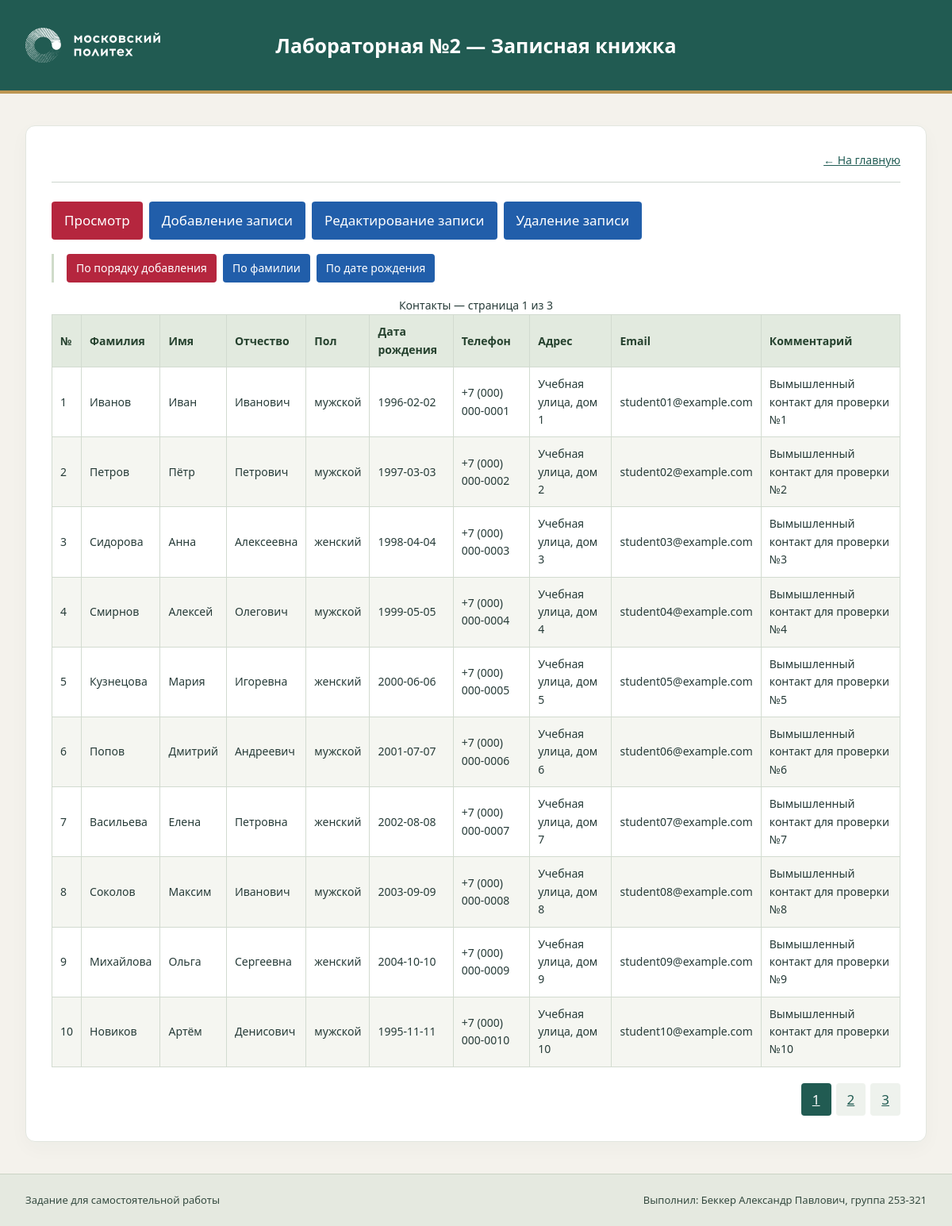
/lab2/index.php, run on the app's committed database.
### tables this page shows
CREATE TABLE IF NOT EXISTS contacts (
 id INT UNSIGNED AUTO_INCREMENT PRIMARY KEY,
 surname VARCHAR(100) NOT NULL,
 name VARCHAR(100) NOT NULL,
 patronymic VARCHAR(100) NOT NULL DEFAULT '',
 gender VARCHAR(20) NOT NULL DEFAULT 'не указан',
 birth_date DATE NULL,
 phone VARCHAR(40) NOT NULL DEFAULT '',
 address VARCHAR(255) NOT NULL DEFAULT '',
 email VARCHAR(254) NOT NULL DEFAULT '',
 comment TEXT NOT NULL,
 INDEX idx_contacts_surname (surname,name), INDEX idx_contacts_birth (birth_date)
);

### lab2/viewer.php (the view, shortened to what this page needs)
<?php
function viewer(string $sort, int $page): string {
    global $pdo;
    $sort = in_array($sort, ['id','surname','birth_date'], true) ? $sort : 'id';
    $count = (int)$pdo->query('SELECT COUNT(*) FROM contacts')->fetchColumn();
    $pages = max(1, (int)ceil($count / 10)); $page = max(1, min($page, $pages));
    $query = $pdo->prepare("SELECT * FROM contacts ORDER BY $sort ASC, id ASC LIMIT :limit OFFSET :offset");
    $query->bindValue(':limit', 10, PDO::PARAM_INT); $query->bindValue(':offset', ($page-1)*10, PDO::PARAM_INT); $query->execute();
    $html = '<div class="table-scroll"><table class="contacts"><caption>Контакты — страница '.$page.' из '.$pages.'</caption><thead><tr>';
    foreach (['№','Фамилия','Имя','Отчество','Пол','Дата рождения','Телефон','Адрес','Email','Комментарий'] as $text) { $html .= '<th scope="col">'.$text.'</th>'; }
    $html .= '</tr></thead><tbody>';
    foreach ($query as $row) { $html .= '<tr>'; foreach (['id','surname','name','patronymic','gender','birth_date','phone','address','email','comment'] as $key) { $html .= '<td>'.e($row[$key]).'</td>'; } $html .= '</tr>'; }
    $html .= '</tbody></table></div>';
    if ($pages > 1) { $html .= '<nav class="pagination" aria-label="Страницы">'; for ($i=1;$i<=$pages;$i++) { $html .= '<a '.($i===$page ? 'class="active" aria-current="page"' : '').' href="'.e(url("lab2/index.php?action=view&sort=$sort&page=$i")).'">'.$i.'</a>'; } $html .= '</nav>'; }
    return $html;
}

### lab2/index.php (shortened to what this page needs)
<?php
require __DIR__.'/../includes/bootstrap.php';
$action = is_string($_GET['action']??null) ? $_GET['action'] : 'view';
$sort = is_string($_GET['sort']??null) && in_array($_GET['sort'],['id','surname','birth_date'],true) ? $_GET['sort'] : 'id';
require __DIR__.'/menu.php';
try {
    require __DIR__.'/config.php'; require __DIR__.'/fields.php';
    if ($action==='view') { require __DIR__.'/viewer.php'; echo viewer($sort,max(1,(int)($_GET['page']??1))); }
    else { require __DIR__.'/'.$action.'.php'; }
} catch (PDOException $ex) { http_response_code(503); echo '<p class="error">База данных недоступна. Настройте config.php и импортируйте SQL-файлы по README.</p>'; }
$content=ob_get_clean();
page_start('Лабораторная №2 — Записная книжка'); echo menu(); echo $content; page_end();

### includes/bootstrap.php (shortened to what this page needs)
<?php
function e(mixed $v): string { return htmlspecialchars((string)$v, ENT_QUOTES | ENT_SUBSTITUTE, 'UTF-8'); }
function url(string $path = ''): string { return BASE_PATH.'/'.ltrim($path, '/'); }
function university_header(string $title, bool $home = false): void { ?>
<header class="university <?= $home ? 'university-home' : 'university-compact' ?>"><a class="logo" href="<?=e(url())?>"><img src="<?=e(url('assets/logo.svg'))?>" alt="Московский Политех"></a><div><h1><?=e($title)?></h1><?php if ($home): ?><p>Московский Политехнический университет</p><?php endif ?></div></header>
<?php }
function site_footer(): void { ?><footer class="site-footer"><p>Задание для самостоятельной работы</p><p>Выполнил: Беккер Александр Павлович, группа 253-321</p></footer><?php }
function page_start(string $title, bool $home = false): void { ?>
<!doctype html><html lang="ru"><head><link rel="stylesheet" href="<?=e(url('assets/site.css'))?>"></head><body class="<?= $home ? 'home-page' : (str_contains($_SERVER['SCRIPT_NAME'] ?? '', '/lab1/') ? 'lab-page feedback-page' : 'lab-page') ?>">
<?php university_header($title, $home); ?>
<main class="card"><nav class="breadcrumb"><a href="<?=e(url())?>">← На главную</a></nav>
<?php }
function page_end(): void { ?></main><?php site_footer(); ?></body></html><?php }

### lab2/menu.php (shortened to what this page needs)
<?php
function menu(): string {
    global $action, $sort;
    $html = '<nav class="menu" aria-label="Записная книжка">';
    foreach (['view'=>'Просмотр','add'=>'Добавление записи','edit'=>'Редактирование записи','delete'=>'Удаление записи'] as $key=>$text) {
        $html .= '<a class="'.($action === $key ? 'active' : '').'" href="'.e(url('lab2/index.php?action='.$key)).'">'.e($text).'</a>';
    }
    $html .= '</nav>';
    if ($action === 'view') {
        $html .= '<nav class="menu submenu" aria-label="Сортировка">';
        foreach (['id'=>'По порядку добавления','surname'=>'По фамилии','birth_date'=>'По дате рождения'] as $key=>$text) {
            $html .= '<a class="'.($sort === $key ? 'active' : '').'" href="'.e(url('lab2/index.php?action=view&sort='.$key)).'">'.e($text).'</a>';
        }
        $html .= '</nav>';
    }
    return $html;
}

### assets/site.css (style rules this page uses)
* { box-sizing: border-box; }
body { margin: 0; min-height: 100vh; display: flex; flex-direction: column; background: var(--paper); color: var(--ink); font: 17px/1.6 system-ui, sans-serif; }
a { color: #225d55; }
.university { position: relative; display: flex; justify-content: center; align-items: center; min-height: 118px; padding: 26px 230px; background: var(--teal); border-bottom: 4px solid var(--gold); color: white; text-align: center; }
.university h1 { color: white; font-size: 25px; line-height: 1.3; margin: 0; }
.logo { position: absolute; left: 32px; width: 170px; }
.logo img { display: block; width: 100%; }
.card { width: calc(100% - 64px); max-width: 1140px; margin: 40px auto; padding: 32px; background: white; border: 1px solid #e2e6df; border-radius: 12px; box-shadow: 0 8px 24px #273c3908; }
.breadcrumb { display: flex; justify-content: flex-end; margin-bottom: 24px; padding-bottom: 16px; border-bottom: 1px solid var(--line); font-size: 14px; }
.site-footer { margin-top: auto; flex-shrink: 0; display: flex; justify-content: space-between; align-items: center; flex-wrap: wrap; gap: 10px 30px; background: #e5e9e0; color: #354b40; border-top: 1px solid #cbd4c5; padding: 22px max(32px, calc((100vw - 1140px) / 2)); font-size: 13px; }
.site-footer p { margin: 0; }
.menu { display: flex; flex-wrap: wrap; gap: 8px; margin: 18px 0; }
.menu a, .button, button { display: inline-block; background: var(--blue); color: white; padding: 10px 16px; border: 0; border-radius: 4px; text-decoration: none; font: inherit; cursor: pointer; }
.menu a.active { background: var(--red); }
.submenu { padding-left: 16px; border-left: 3px solid #cfdbc9; }
.submenu a { font-size: 14px; padding: 7px 12px; }
.table-scroll { overflow-x: auto; }
table.contacts { border-collapse: collapse; min-width: 100%; font-size: 14px; }
.contacts td, .contacts th { border: 1px solid #d2dbd0; padding: 10px; text-align: left; }
.contacts th { background: #e2eadf; color: #25412e; }
.contacts tbody tr:nth-child(even) { background: #f5f6f1; }
.pagination { display: flex; justify-content: flex-end; gap: 6px; margin-top: 20px; }
.pagination a { padding: 5px 12px; border: 2px solid transparent; border-radius: 4px; background: #eef2ed; color: var(--teal); }
.pagination a.active { background: var(--teal); color: white; }

### data on the page
contacts: id "1", surname "Иванов", name "Иван", patronymic "Иванович", gender "мужской", birth_date "1996-02-02", phone "+7 (000) 000-0001", address "Учебная улица, дом 1", email "student01@example.com", comment "Вымышленный контакт для проверки №1"
contacts: id "2", surname "Петров", name "Пётр", patronymic "Петрович", gender "мужской", birth_date "1997-03-03", phone "+7 (000) 000-0002", address "Учебная улица, дом 2", email "student02@example.com", comment "Вымышленный контакт для проверки №2"
contacts: id "3", surname "Сидорова", name "Анна", patronymic "Алексеевна", gender "женский", birth_date "1998-04-04", phone "+7 (000) 000-0003", address "Учебная улица, дом 3", email "student03@example.com", comment "Вымышленный контакт для проверки №3"
contacts: id "4", surname "Смирнов", name "Алексей", patronymic "Олегович", gender "мужской", birth_date "1999-05-05", phone "+7 (000) 000-0004", address "Учебная улица, дом 4", email "student04@example.com", comment "Вымышленный контакт для проверки №4"
contacts: id "5", surname "Кузнецова", name "Мария", patronymic "Игоревна", gender "женский", birth_date "2000-06-06", phone "+7 (000) 000-0005", address "Учебная улица, дом 5", email "student05@example.com", comment "Вымышленный контакт для проверки №5"
contacts: id "6", surname "Попов", name "Дмитрий", patronymic "Андреевич", gender "мужской", birth_date "2001-07-07", phone "+7 (000) 000-0006", address "Учебная улица, дом 6", email "student06@example.com", comment "Вымышленный контакт для проверки №6"
contacts: id "7", surname "Васильева", name "Елена", patronymic "Петровна", gender "женский", birth_date "2002-08-08", phone "+7 (000) 000-0007", address "Учебная улица, дом 7", email "student07@example.com", comment "Вымышленный контакт для проверки №7"
contacts: id "8", surname "Соколов", name "Максим", patronymic "Иванович", gender "мужской", birth_date "2003-09-09", phone "+7 (000) 000-0008", address "Учебная улица, дом 8", email "student08@example.com", comment "Вымышленный контакт для проверки №8"
contacts: id "9", surname "Михайлова", name "Ольга", patronymic "Сергеевна", gender "женский", birth_date "2004-10-10", phone "+7 (000) 000-0009", address "Учебная улица, дом 9", email "student09@example.com", comment "Вымышленный контакт для проверки №9"
contacts: id "10", surname "Новиков", name "Артём", patronymic "Денисович", gender "мужской", birth_date "1995-11-11", phone "+7 (000) 000-0010", address "Учебная улица, дом 10", email "student10@example.com", comment "Вымышленный контакт для проверки №10"

### other printed values
$title "Лабораторная №2 — Записная книжка"
$text "Просмотр"
$text "Добавление записи"
$text "Редактирование записи"
$text "Удаление записи"
$text "По порядку добавления"
$text "По фамилии"
$text "По дате рождения"
$page "1"
$pages "3"
$text "№"
$text "Фамилия"
$text "Имя"
$text "Отчество"
$text "Пол"
